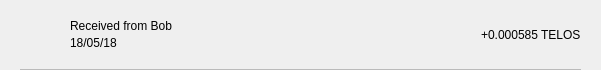
<?xml version="1.0" encoding="UTF-8"?>
<ui version="4.0">
 <class>TxRow</class>
 <widget class="QWidget" name="TxRow">
  <property name="geometry">
   <rect>
    <x>0</x>
    <y>0</y>
    <width>601</width>
    <height>70</height>
   </rect>
  </property>
  <property name="minimumSize">
   <size>
    <width>0</width>
    <height>40</height>
   </size>
  </property>
  <property name="windowTitle">
   <string>Form</string>
  </property>
  <layout class="QVBoxLayout" name="verticalLayout_3">
   <property name="spacing">
    <number>0</number>
   </property>
   <property name="leftMargin">
    <number>0</number>
   </property>
   <property name="topMargin">
    <number>0</number>
   </property>
   <property name="rightMargin">
    <number>0</number>
   </property>
   <property name="bottomMargin">
    <number>0</number>
   </property>
   <item>
    <widget class="QWidget" name="rowContainer" native="true">
     <layout class="QVBoxLayout" name="verticalLayout_2">
      <property name="spacing">
       <number>9</number>
      </property>
      <property name="leftMargin">
       <number>20</number>
      </property>
      <property name="topMargin">
       <number>9</number>
      </property>
      <property name="rightMargin">
       <number>20</number>
      </property>
      <property name="bottomMargin">
       <number>0</number>
      </property>
      <item>
       <widget class="QFrame" name="frame">
        <property name="styleSheet">
         <string notr="true">border:none;</string>
        </property>
        <property name="frameShape">
         <enum>QFrame::StyledPanel</enum>
        </property>
        <property name="frameShadow">
         <enum>QFrame::Raised</enum>
        </property>
        <layout class="QHBoxLayout" name="horizontalLayout" stretch="0,2,0">
         <property name="leftMargin">
          <number>0</number>
         </property>
         <property name="topMargin">
          <number>0</number>
         </property>
         <property name="rightMargin">
          <number>0</number>
         </property>
         <property name="bottomMargin">
          <number>0</number>
         </property>
         <item>
          <widget class="QPushButton" name="icon">
           <property name="styleSheet">
            <string notr="true">border:none;</string>
           </property>
           <property name="text">
            <string/>
           </property>
           <property name="iconSize">
            <size>
             <width>24</width>
             <height>24</height>
            </size>
           </property>
          </widget>
         </item>
         <item>
          <layout class="QVBoxLayout" name="verticalLayout">
           <property name="spacing">
            <number>3</number>
           </property>
           <property name="leftMargin">
            <number>12</number>
           </property>
           <item>
            <widget class="QLabel" name="lblAddress">
             <property name="styleSheet">
              <string notr="true"/>
             </property>
             <property name="text">
              <string>Received from Bob</string>
             </property>
             <property name="alignment">
              <set>Qt::AlignBottom|Qt::AlignLeading|Qt::AlignLeft</set>
             </property>
            </widget>
           </item>
           <item>
            <widget class="QLabel" name="lblDate">
             <property name="styleSheet">
              <string notr="true"/>
             </property>
             <property name="text">
              <string>18/05/18</string>
             </property>
             <property name="alignment">
              <set>Qt::AlignLeading|Qt::AlignLeft|Qt::AlignTop</set>
             </property>
            </widget>
           </item>
          </layout>
         </item>
         <item>
          <widget class="QLabel" name="lblAmount">
           <property name="styleSheet">
            <string notr="true"/>
           </property>
           <property name="text">
            <string>+0.000585 TELOS</string>
           </property>
          </widget>
         </item>
        </layout>
       </widget>
      </item>
      <item>
       <widget class="QLabel" name="lblDivisory">
        <property name="minimumSize">
         <size>
          <width>0</width>
          <height>1</height>
         </size>
        </property>
        <property name="maximumSize">
         <size>
          <width>16777215</width>
          <height>1</height>
         </size>
        </property>
        <property name="styleSheet">
         <string notr="true">background-color:#bababa;</string>
        </property>
        <property name="text">
         <string/>
        </property>
        <property name="alignment">
         <set>Qt::AlignBottom|Qt::AlignLeading|Qt::AlignLeft</set>
        </property>
       </widget>
      </item>
     </layout>
    </widget>
   </item>
  </layout>
 </widget>
 <resources/>
 <connections/>
</ui>
